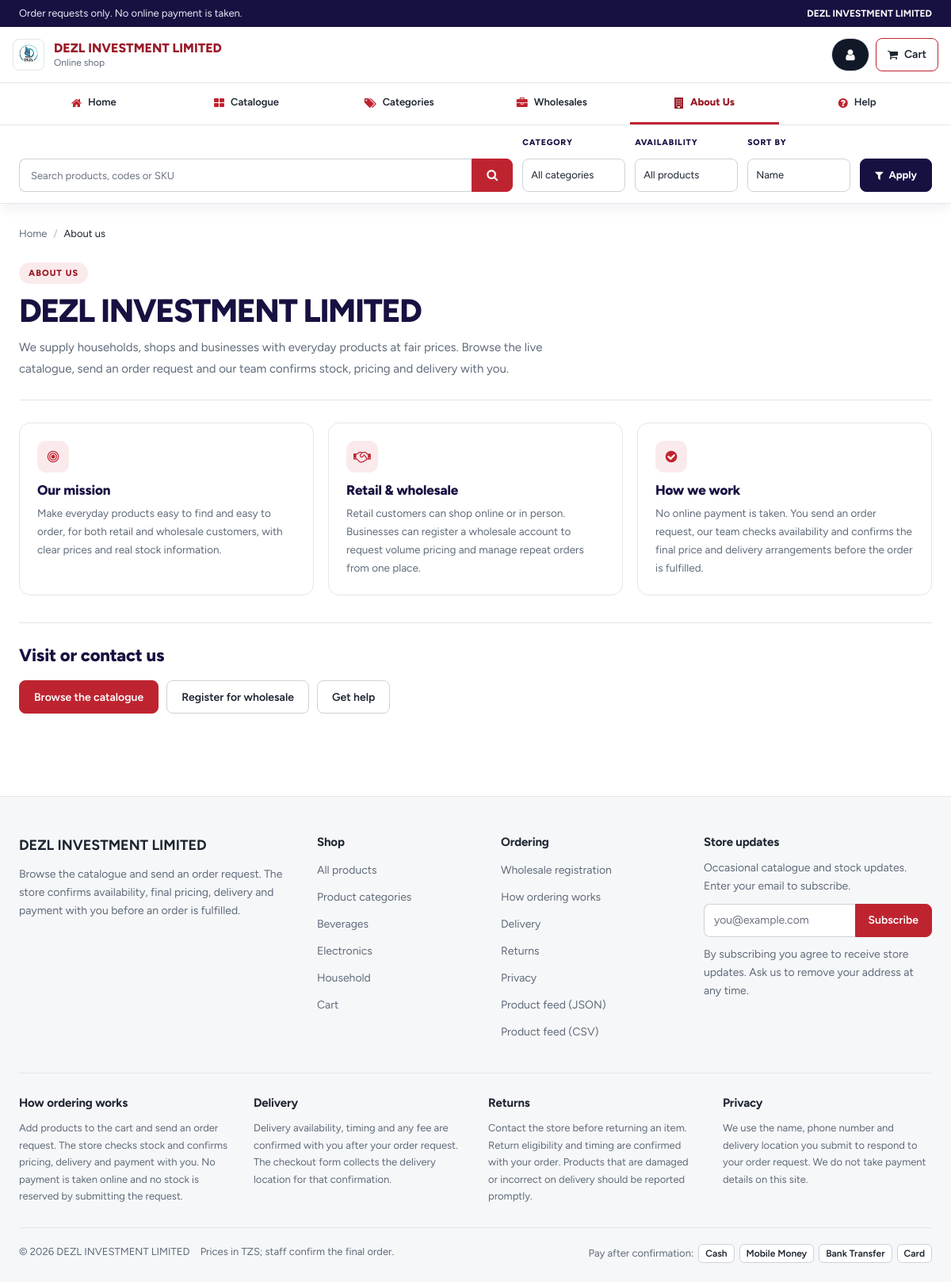
The page /about.php on the database as committed earlier.
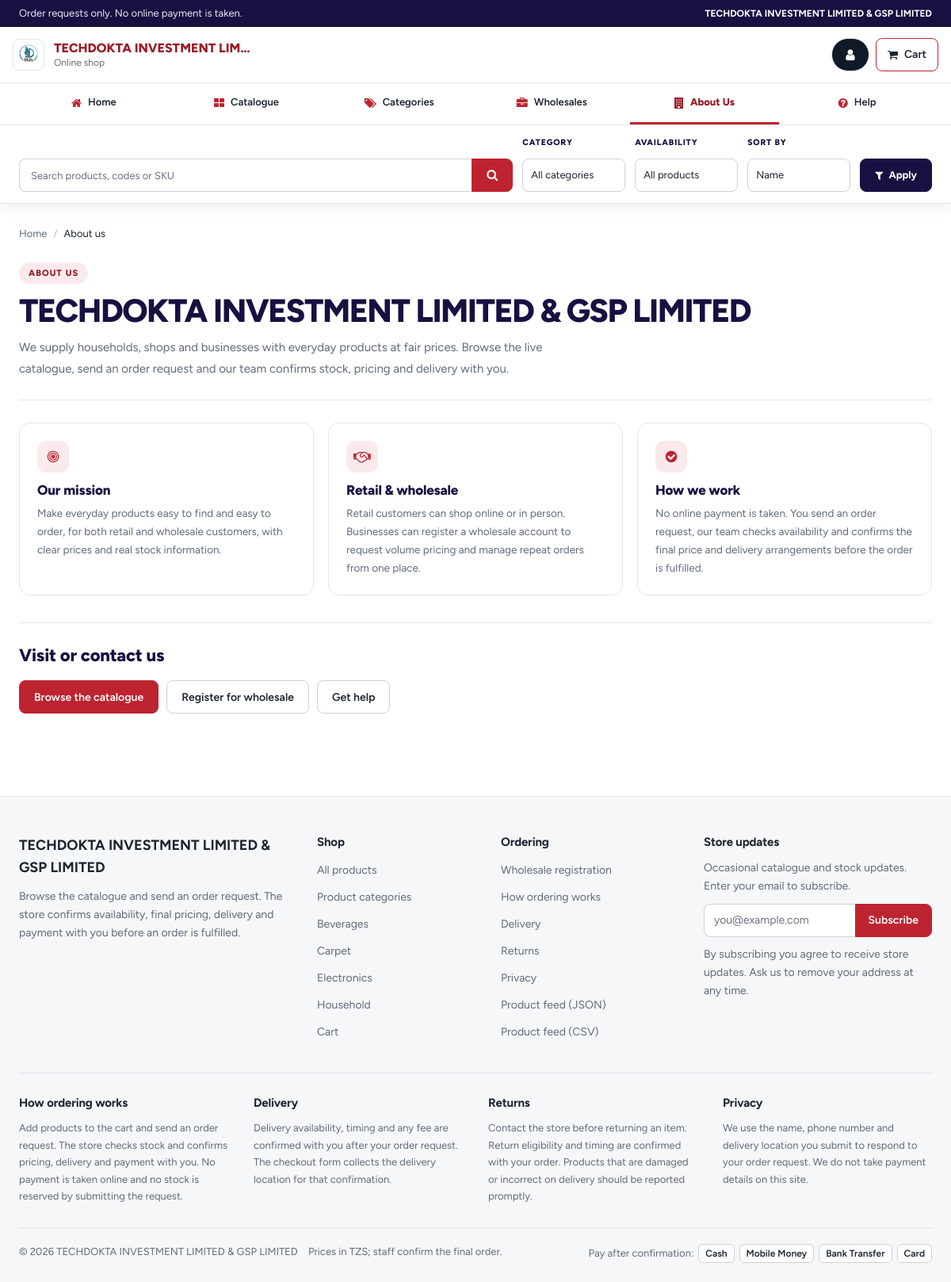
The same page on the database as committed later.
### tables this page shows
CREATE TABLE `system_settings` (
  `setting_id` int(10) UNSIGNED NOT NULL,
  `tenant_id` int(10) UNSIGNED NOT NULL,
  `company_name` varchar(191) DEFAULT NULL,
  `company_email` varchar(191) DEFAULT NULL,
  `company_phone` varchar(50) DEFAULT NULL,
  `company_address` text DEFAULT NULL,
  `default_currency` varchar(10) NOT NULL DEFAULT 'TZS',
  `invoice_prefix` varchar(20) NOT NULL DEFAULT 'INV-',
  `invoice_next_number` int(10) UNSIGNED NOT NULL DEFAULT 1001,
  `apply_tax` tinyint(1) NOT NULL DEFAULT 1,
  `logo_path` varchar(255) DEFAULT NULL
);

CREATE TABLE `product_categories` (
  `category_id` int(10) UNSIGNED NOT NULL,
  `tenant_id` int(10) UNSIGNED NOT NULL,
  `parent_category_id` int(10) UNSIGNED DEFAULT NULL,
  `name` varchar(191) NOT NULL,
  `description` text DEFAULT NULL
);

CREATE TABLE `payment_methods` (
  `payment_method_id` int(10) UNSIGNED NOT NULL,
  `tenant_id` int(10) UNSIGNED NOT NULL,
  `name` varchar(100) NOT NULL
);

### helpers.php (called while the page is built, shortened)
<?php
function e($value) {
    return htmlspecialchars((string)$value, ENT_QUOTES, 'UTF-8');
}
function fetch_one($sql, ...$params) {
    global $conn;
    $stmt = $conn->prepare($sql);
    if ($params) {
        $types = '';
        foreach ($params as $p) {
            $types .= is_int($p) ? 'i' : (is_float($p) ? 'd' : 's');
        }
        $stmt->bind_param($types, ...$params);
    }
    $stmt->execute();
    $row = $stmt->get_result()->fetch_assoc();
    return $row;
}
function fetch_all($sql, ...$params) {
    global $conn;
    $stmt = $conn->prepare($sql);
    if ($params) {
        $types = '';
        foreach ($params as $p) {
            $types .= is_int($p) ? 'i' : (is_float($p) ? 'd' : 's');
        }
        $stmt->bind_param($types, ...$params);
    }
    $stmt->execute();
    $rows = $stmt->get_result()->fetch_all(MYSQLI_ASSOC);
    return $rows;
}

### storefront.php (called while the page is built, shortened)
<?php
function storefront_tenant() {
    $tenant = fetch_one(
        "SELECT t.*
           FROM tenants t
           LEFT JOIN system_settings s ON s.tenant_id = t.tenant_id
          ORDER BY (s.setting_id IS NULL) ASC, t.tenant_id ASC
          LIMIT 1"
    );
    return $tenant;
}
function storefront_settings($tenant) {
    $tenant_id = (int)($tenant['tenant_id'] ?? 0);
    $settings = $tenant_id > 0
        ? fetch_one("SELECT * FROM system_settings WHERE tenant_id = ? LIMIT 1", $tenant_id)
        : null;
    return $settings;
}
function storefront_company_name($tenant, $settings = null) {
    $name = trim((string)($settings['company_name'] ?? ''));
    return $name;
}
function storefront_currency($tenant, $settings = null) {
    if (is_array($settings) && !empty($settings['default_currency'])) {
        return (string)$settings['default_currency'];
    }
    return (string)($tenant['currency_code'] ?? 'TZS');
}
function storefront_categories($tenant_id) {
    return fetch_all(
        "SELECT category_id, name
           FROM product_categories
          WHERE tenant_id = ?
          ORDER BY name ASC",
        (int)$tenant_id
    );
}
function storefront_payment_methods($tenant_id) {
    return fetch_all(
        "SELECT name FROM payment_methods WHERE tenant_id = ? ORDER BY payment_method_id",
        (int)$tenant_id
    );
}

### storefront-header.php (shortened to what the changed rows need)
<?php
$sf_settings = $sf_settings ?? storefront_settings($sf_tenant);
$sf_company = storefront_company_name($sf_tenant, $sf_settings);
$sf_tenant_id = $sf_tenant_id ?? (int)$sf_tenant['tenant_id'];
$sf_nav_categories = $sf_nav_categories ?? storefront_categories($sf_tenant_id);
?>
<!DOCTYPE html>
<html lang="en">
<head>
    <link href="https://fonts.bunny.net/css?family=figtree:400,500,600,700,800,900|plus-jakarta-sans:400,500,600,700,800,900&display=swap" rel="stylesheet">
    <link rel="stylesheet" href="assets/css/bootstrap.min.css?v=<?php echo filemtime('assets/css/bootstrap.min.css'); ?>">
    <link rel="stylesheet" href="assets/css/font-awesome.min.css?v=<?php echo filemtime('assets/css/font-awesome.min.css'); ?>">
    <link rel="stylesheet" href="assets/css/storefront.css?v=<?php echo filemtime('assets/css/storefront.css'); ?>">
    <link rel="stylesheet" href="assets/css/visionshop-tailwind.css?v=<?php echo filemtime('assets/css/visionshop-tailwind.css'); ?>">
</head>
<body class="sf-body">
<header class="sf-header">
    <div class="sf-topbar">
        <div class="sf-container sf-topbar-inner">
            <nav class="sf-company-links" aria-label="About our company">
                <a href="index.php#about-us"><?php echo e($sf_company); ?></a>
            </nav>
        </div>
    </div>
    <div class="sf-header-inner">
        <a class="sf-brand" href="index.php" aria-label="<?php echo e($sf_company); ?> Online shop home">
            <span class="sf-brand-text">
                <strong><?php echo e($sf_company); ?></strong>
                <small>Online shop</small>
            </span>
        </a>
    </div>
</header>

### about.php (shortened to what the changed rows need)
<?php
require_once __DIR__ . '/storefront.php';
$sf_tenant = storefront_tenant();
$sf_settings = storefront_settings($sf_tenant);
$sf_currency = storefront_currency($sf_tenant, $sf_settings);
$sf_tenant_id = (int)$sf_tenant['tenant_id'];
require __DIR__ . '/storefront-header.php';
?>
<main class="sf-main" id="sf-main">
    <div class="sf-container sf-page">
        <div class="sf-info-hero">
            <span class="sf-info-eyebrow">About us</span>
            <h1><?php echo e($sf_company); ?></h1>
            <p>We supply households, shops and businesses with everyday products at fair prices.
               Browse the live catalogue, send an order request and our team confirms stock, pricing and delivery with you.</p>
        </div>
        <div class="sf-info-grid">
            <section class="sf-info-card">
                <h2>Our mission</h2>
            </section>
            <section class="sf-info-card">
                <h2>Retail &amp; wholesale</h2>
            </section>
            <section class="sf-info-card">
                <h2>How we work</h2>
            </section>
        </div>
        <section class="sf-info-section">
            <h2>Visit or contact us</h2>
        </section>
    </div>
</main>
<?php require __DIR__ . '/storefront-footer.php'; ?>

### storefront-footer.php (shortened to what the changed rows need)
<?php
$sf_footer_company = storefront_company_name($sf_tenant, $sf_settings);
$sf_footer_categories = storefront_categories($sf_tenant_id);
$sf_payment_methods = storefront_payment_methods($sf_tenant_id);
?>
<footer class="sf-footer" id="footer">
    <div class="sf-container">
        <div class="sf-footer-grid">
            <div class="sf-footer-about" id="contact">
                <div class="sf-footer-brand"><?php echo e($sf_footer_company); ?></div>
                <p>Browse the catalogue and send an order request. The store confirms availability, final pricing, delivery and payment with you before an order is fulfilled.</p>
            </div>
            <div>
                <h2 class="sf-footer-title">Shop</h2>
                <ul class="sf-footer-links">
                    <?php foreach (array_slice($sf_footer_categories, 0, 6) as $sf_footer_category): ?>
                        <li><a href="index.php?category=<?php echo (int)$sf_footer_category['category_id']; ?>#catalogue"><?php echo e($sf_footer_category['name']); ?></a></li>
                    <?php endforeach; ?>
                </ul>
            </div>
            <div>
                <h2 class="sf-footer-title">Ordering</h2>
            </div>
            <div>
                <h2 class="sf-footer-title">Store updates</h2>
            </div>
        </div>
        <div class="sf-footer-policies" id="policies">
            <div id="ordering">
                <h2 class="sf-footer-title">How ordering works</h2>
            </div>
            <div id="delivery">
                <h2 class="sf-footer-title">Delivery</h2>
            </div>
            <div id="returns">
                <h2 class="sf-footer-title">Returns</h2>
            </div>
            <div id="privacy">
                <h2 class="sf-footer-title">Privacy</h2>
            </div>
        </div>
        <div class="sf-footer-bottom">
            <div>
                <span>&copy; <?php echo date('Y'); ?> <?php echo e($sf_footer_company); ?></span>
                <span class="sf-footer-sep">Prices in <?php echo e($sf_currency ?? storefront_currency($sf_tenant, $sf_settings)); ?>; staff confirm the final order.</span>
            </div>
            <div class="sf-payment-methods" aria-label="Payment methods accepted after order confirmation">
                <span>Pay after confirmation:</span>
                <?php foreach ($sf_payment_methods as $sf_payment_method): ?>
                    <strong><?php echo e($sf_payment_method['name']); ?></strong>
                <?php endforeach; ?>
            </div>
        </div>
    </div>
</footer>
</body>
</html>

Rows that differ between the two databases and show on the page:
changed system_settings "TZS": company_name "DEZL INVESTMENT LIMITED" → "TECHDOKTA INVESTMENT LIMITED & GSP LIMITED"; company_name "DEZL INVESTMENT LIMITED" → "TECHDOKTA INVESTMENT LIM…"
added product_categories: name "Carpet"
